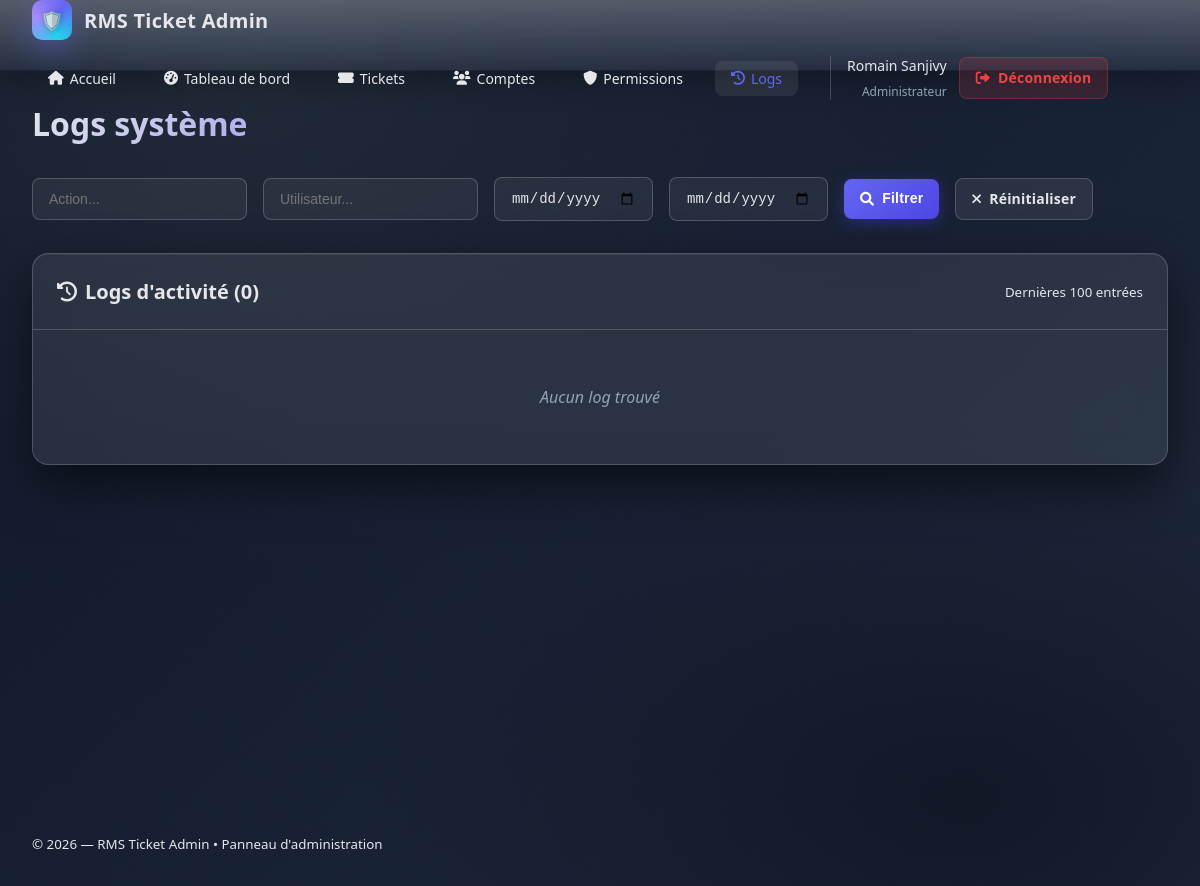
Before: /AdminPanel/adminpanel.php?action=logs (signed in) with the older database file.
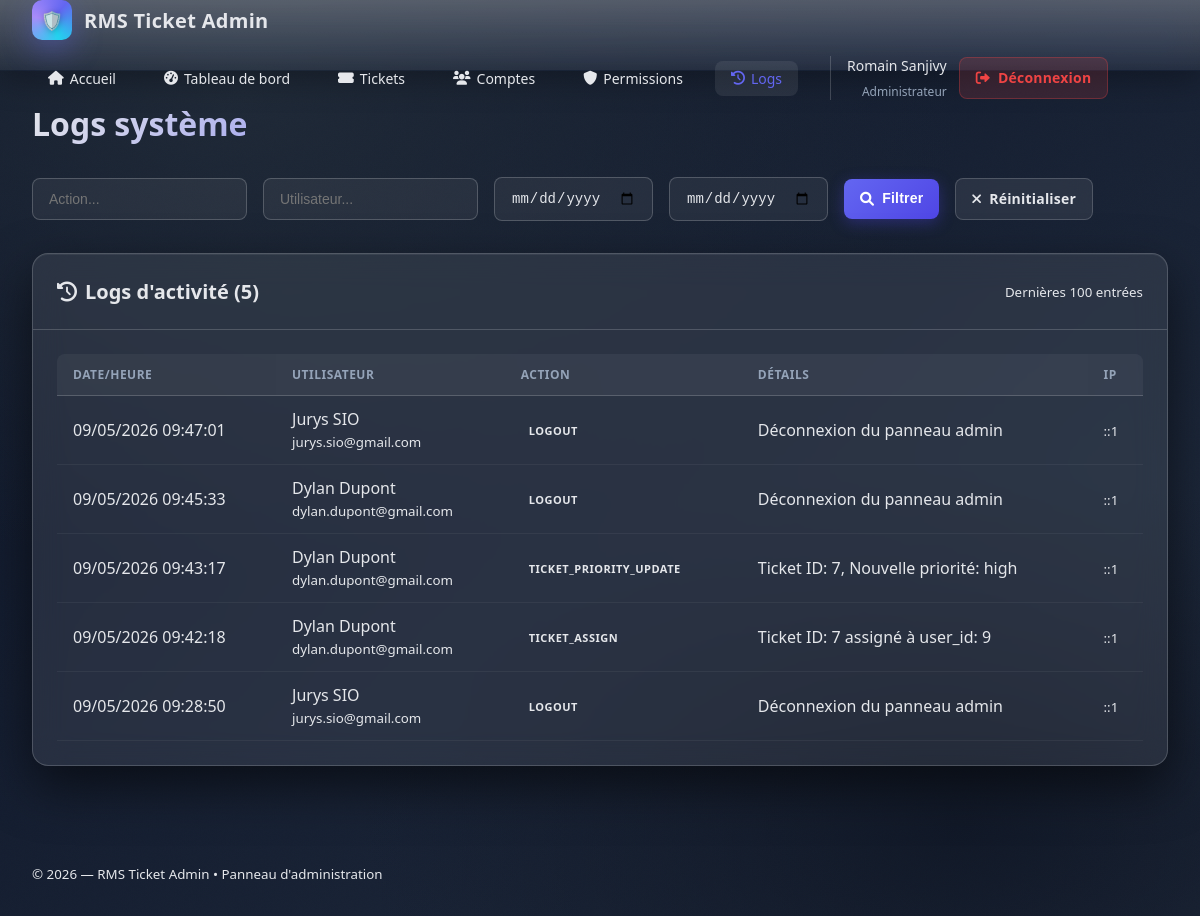
After: the same page with the newer database file.
### tables this page shows
CREATE TABLE `users` (
  `id` int(10) UNSIGNED NOT NULL,
  `username` varchar(50) NOT NULL,
  `nom` varchar(100) NOT NULL,
  `prenom` varchar(100) NOT NULL,
  `email` varchar(255) NOT NULL,
  `password_hash` varchar(255) NOT NULL,
  `numero_telephone` varchar(20) DEFAULT NULL,
  `droit` tinyint(1) NOT NULL DEFAULT 0,
  `created_at` timestamp NOT NULL DEFAULT current_timestamp()
);

CREATE TABLE `admin_logs` (
  `id` int(10) UNSIGNED NOT NULL,
  `user_id` int(10) UNSIGNED DEFAULT NULL,
  `action` varchar(100) NOT NULL,
  `entity_type` varchar(50) NOT NULL,
  `entity_id` int(10) UNSIGNED DEFAULT NULL,
  `details` longtext DEFAULT NULL CHECK (json_valid(`details`)),
  `ip_address` varchar(45) DEFAULT NULL,
  `user_agent` varchar(500) DEFAULT NULL,
  `created_at` timestamp NOT NULL DEFAULT current_timestamp()
);

### AdminPanel/adminpanel.php (the view, shortened to what this page needs)
<?php
function getConnection() {
    static $mysqli = null;
    if ($mysqli === null) {
        try {
            $mysqli = new mysqli(DB_HOST, DB_USER, DB_PASS, DB_NAME);
            $mysqli->set_charset(DB_CHARSET);
        } catch (Exception $e) {
            http_response_code(500);
            die('Erreur de connexion à la base de données.');
        }
    }
    return $mysqli;
}
function e(string $s): string {
    return htmlspecialchars($s, ENT_QUOTES | ENT_SUBSTITUTE, 'UTF-8');
}
function current_user(): ?array {
    $conn = getConnection();
    $stmt = $conn->prepare('SELECT * FROM users WHERE id = ?');
    $stmt->bind_param('i', $_SESSION['user_id']);
    $stmt->execute();
    $result = $stmt->get_result();
    return $result->fetch_assoc() ?: null;
}
$action = $_GET['action'] ?? 'dashboard';
switch ($action) {
    case 'logs':
        $filters = [
            'action' => $_GET['action_filter'] ?? '',
            'user' => $_GET['user'] ?? '',
            'date_from' => $_GET['date_from'] ?? '',
            'date_to' => $_GET['date_to'] ?? ''
        ];
        $logs = logs_list($filters);
        page_layout('Logs système', logs_view($logs, $filters));
        break;
}
function logs_list($filters): array {
    $conn = getConnection();
    $where = ['1=1'];
    $sql = "
        SELECT al.*, u.nom, u.prenom, u.email
        FROM admin_logs al
        LEFT JOIN users u ON al.user_id = u.id
        WHERE " . implode(' AND ', $where) . "
        ORDER BY al.created_at DESC
        LIMIT 100
    ";
    $stmt = $conn->prepare($sql);
    $stmt->execute();
    return $stmt->get_result()->fetch_all(MYSQLI_ASSOC);
}
function page_layout(string $title, string $content, array $opts = []): void {
    $current_user = current_user();
    $current_action = $_GET['action'] ?? 'dashboard';
?>
<!doctype html>
<html lang="fr">
<head>
    <link rel="stylesheet" href="adminpanel.css">
    <link href="https://cdnjs.cloudflare.com/ajax/libs/font-awesome/6.0.0/css/all.min.css" rel="stylesheet">
</head>
<body>
    <div class="noise"></div>
    <?php if (!($opts['hide_nav'] ?? false)): ?>
    <nav class="navbar">
        <div class="nav-container">
            <a href="../HomePage/index.php" class="nav-brand" style="text-decoration: none; color: inherit;">
                <div class="brand-logo">
                    <span>🛡️</span>
                </div>
                <div class="brand-text"><?= e(APP_NAME) ?></div>
            </a>
            <div class="nav-menu">
                <a href="../HomePage/index.php" class="nav-link">
                    <i class="fas fa-home"></i> Accueil
                </a>
                <a href="?action=dashboard" class="nav-link <?= $current_action === 'dashboard' ? 'active' : '' ?>">
                    <i class="fas fa-tachometer-alt"></i> Tableau de bord
                </a>
                <a href="?action=tickets" class="nav-link <?= $current_action === 'tickets' ? 'active' : '' ?>">
                    <i class="fas fa-ticket-alt"></i> Tickets
                </a>
                <?php if ($current_user['droit'] >= 2): ?>
                <a href="?action=users" class="nav-link <?= $current_action === 'users' ? 'active' : '' ?>">
                    <i class="fas fa-users"></i> Comptes
                </a>
                <?php endif; ?>
                <?php if ($current_user['droit'] >= 2): ?>
                <a href="?action=permissions" class="nav-link <?= $current_action === 'permissions' ? 'active' : '' ?>">
                    <i class="fas fa-shield-alt"></i> Permissions
                </a>
                <?php endif; ?>
                <?php if ($current_user['droit'] >= 2): ?>
                <a href="?action=logs" class="nav-link <?= $current_action === 'logs' ? 'active' : '' ?>">
                    <i class="fas fa-history"></i> Logs
                </a>
                <?php endif; ?>
                <div class="nav-user">
                    <div class="user-info">
                        <span class="user-name"><?= e($current_user['prenom'] . ' ' . $current_user['nom']) ?></span>
                        <span class="user-role">
                            <?php
                            switch($current_user['droit']) {
                                case 2: echo 'Administrateur'; break;
                            }
                            ?>
                        </span>
                    </div>
                    <a href="?action=logout" class="btn btn-logout">
                        <i class="fas fa-sign-out-alt"></i> Déconnexion
                    </a>
                </div>
            </div>
        </div>
  </nav>
<?php endif; ?>
    <main class="main-content">
<div class="container">
            <div class="page-header">
                <h1><?= e($title) ?></h1>
            </div>
  <?= $content ?>
</div>
    </main>
    <footer class="footer">
        <div class="container">
            <small>© <?= date('Y') ?> — <?= e(APP_NAME) ?> • Panneau d'administration</small>
        </div>
</footer>
</body>
</html>
<?php }
?>
<?php
function logs_view($logs, $filters): string {
?>
    <div class="page-actions">
        <div class="filters">
            <form method="GET" class="filter-form">
                <div class="filter-group">
                    <input type="text" name="action_filter" placeholder="Action..." value="<?= e($filters['action']) ?>" class="input">
                </div>
                <div class="filter-group">
                    <input type="text" name="user" placeholder="Utilisateur..." value="<?= e($filters['user']) ?>" class="input">
                </div>
                <div class="filter-group">
                    <input type="date" name="date_from" value="<?= e($filters['date_from']) ?>" class="input">
                </div>
                <div class="filter-group">
                    <input type="date" name="date_to" value="<?= e($filters['date_to']) ?>" class="input">
                </div>
                <button type="submit" class="btn btn-primary">
                    <i class="fas fa-search"></i> Filtrer
                </button>
                <a href="?action=logs" class="btn btn-secondary">
                    <i class="fas fa-times"></i> Réinitialiser
                </a>
            </form>
        </div>
    </div>
    <div class="card">
        <div class="card-header">
            <h3><i class="fas fa-history"></i> Logs d'activité (<?= count($logs) ?>)</h3>
            <small>Dernières 100 entrées</small>
        </div>
        <div class="card-content">
            <?php if (empty($logs)): ?>
                <p class="empty-state">Aucun log trouvé</p>
            <?php else: ?>
                <div class="table-responsive">
                    <table class="table">
                        <thead>
                            <tr>
                                <th>Date/Heure</th>
                                <th>Utilisateur</th>
                                <th>Action</th>
                                <th>Détails</th>
                                <th>IP</th>
                            </tr>
                        </thead>
                        <tbody>
                            <?php foreach ($logs as $log): ?>
                            <tr>
                                <td><?= date('d/m/Y H:i:s', strtotime($log['created_at'])) ?></td>
                                <td>
                                    <?php if ($log['nom']): ?>
                                        <?= e($log['prenom'] . ' ' . $log['nom']) ?>
                                        <br><small><?= e($log['email']) ?></small>
                                    <?php else: ?>
                                        <span class="text-muted">Utilisateur supprimé</span>
                                    <?php endif; ?>
                                </td>
                                <td>
                                    <span class="badge action-<?= str_replace(['_', ' '], '-', strtolower($log['action'])) ?>">
                                        <?= e($log['action']) ?>
                                    </span>
                                </td>
                                <td>
                                    <div class="log-details">
                                        <?= e(json_decode($log['details'], true) ?? $log['details']) ?>
                                    </div>
                                </td>
                                <td>
                                    <small><?= e($log['ip_address']) ?></small>
                                </td>
                            </tr>
                            <?php endforeach; ?>
                        </tbody>
                    </table>
                </div>
            <?php endif; ?>
        </div>
    </div>
<?php
    return ob_get_clean();
}
?>

Changed rows visible on the page:
added admin_logs: created_at "09/05/2026 09:47:01", user.nom "Jurys SIO", user.email "jurys.sio@gmail.com", action "LOGOUT", details "Déconnexion du panneau admin", ip_address "::1"
added admin_logs: created_at "09/05/2026 09:45:33", user.nom "Dylan Dupont", user.email "dylan.dupont@gmail.com", action "LOGOUT", details "Déconnexion du panneau admin", ip_address "::1"
added admin_logs: created_at "09/05/2026 09:43:17", user.nom "Dylan Dupont", user.email "dylan.dupont@gmail.com", action "TICKET_PRIORITY_UPDATE", details "Ticket ID: 7, Nouvelle priorité: high", ip_address "::1"
added admin_logs: created_at "09/05/2026 09:42:18", user.nom "Dylan Dupont", user.email "dylan.dupont@gmail.com", action "TICKET_ASSIGN", details "Ticket ID: 7 assigné à user_id: 9", ip_address "::1"
added admin_logs: created_at "09/05/2026 09:28:50", user.nom "Jurys SIO", user.email "jurys.sio@gmail.com", action "LOGOUT", details "Déconnexion du panneau admin", ip_address "::1"
Other visible differences:
count($logs): "0" → "5"
text no longer shown: "Aucun log trouvé"
text now shown: "DATE/HEURE UTILISATEUR ACTION DÉTAILS IP"
